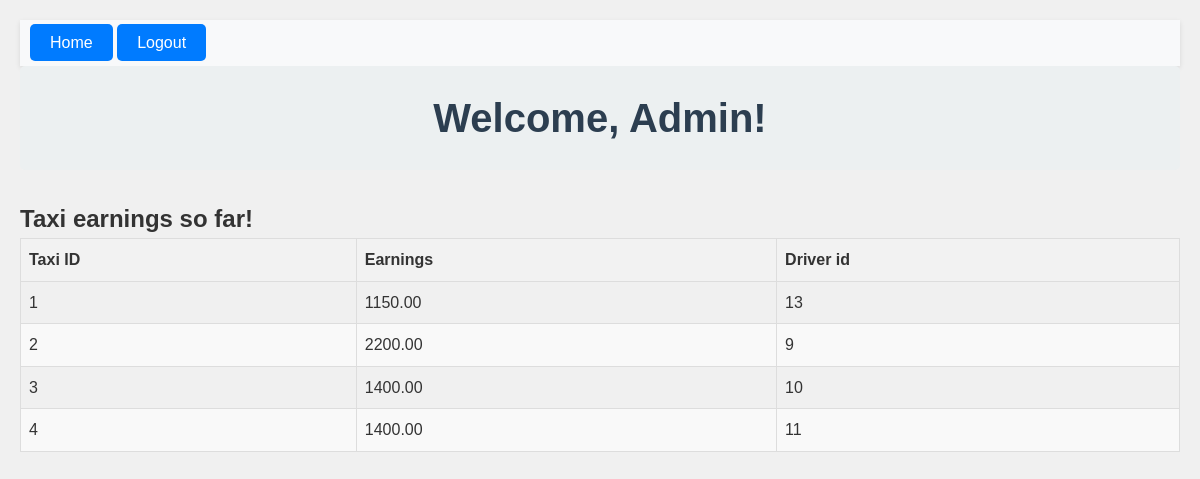
Before: /display_taxis/ (signed in) with the older database file.
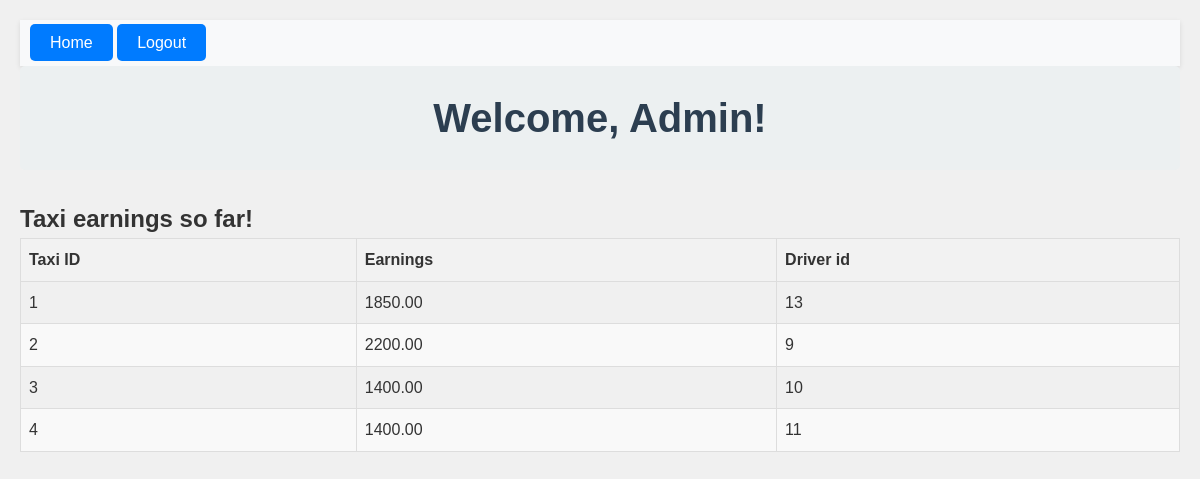
After: the same page with the newer database file.
### bookings/models.py (models this page shows, shortened)
class Taxi(models.Model):
    taxi_id = models.AutoField(primary_key=True)
    driver = models.OneToOneField(User, on_delete=models.SET_NULL, null=True, related_name='assigned_taxi')
    current_location = models.CharField(max_length=1, choices=[('A', 'A'), ('B', 'B'), ('C', 'C'), ('D', 'D'), ('E', 'E'), ('F', 'F')],default='A')
    earnings = models.DecimalField(max_digits=10, decimal_places=2, default=0.0)
    location_index = models.IntegerField(default=0)

### bookings/decorators.py (the view)
    def wrap(request, *args, **kwargs):
        if request.user.is_superuser:
            return function(request, *args, **kwargs)
        else:
            messages.error(request, "You do not have permission to view this page.")
            return redirect(reverse('index'))

### bookings/views.py (called while the page is built)
@admin_required
def display_taxis(request):
    if not request.user.is_superuser:
        messages.error(request,'You do not have permission to view this page.')
        return redirect('login')
    taxis = Taxi.objects.all().order_by('taxi_id')
    context = {
        'taxis': taxis,
        'user_role': 'Admin'
    }
    return render(request, 'total_taxis.html',context)

### bookings/templates/total_taxis.html (shortened to what this page needs)
{% extends 'base.html' %}
{% block content %}
<body>
    <header>
        <h1>Welcome, {{ user_role }}!</h1>
    <main>
        <h2>Taxi earnings so far!</h2>
        <table>
            <thead>
                <tr>
                    <th>Taxi ID</th>
                    <th>Earnings</th>
                    <th>Driver id</th>
                </tr>
            </thead>
            <tbody>
                {% for taxi in taxis %}
                <tr>
                    <td>{{ taxi.taxi_id }}</td>
                    <td>{{ taxi.earnings }}</td>
                    <td>{{ taxi.driver_id }}</td>
                </tr>
                {% endfor %}
            </tbody>
        </table>
    </main>
</body>
{% endblock %}

Changed rows visible on the page:
changed Taxi id 1: earnings "1150.00" → "1850.00"
